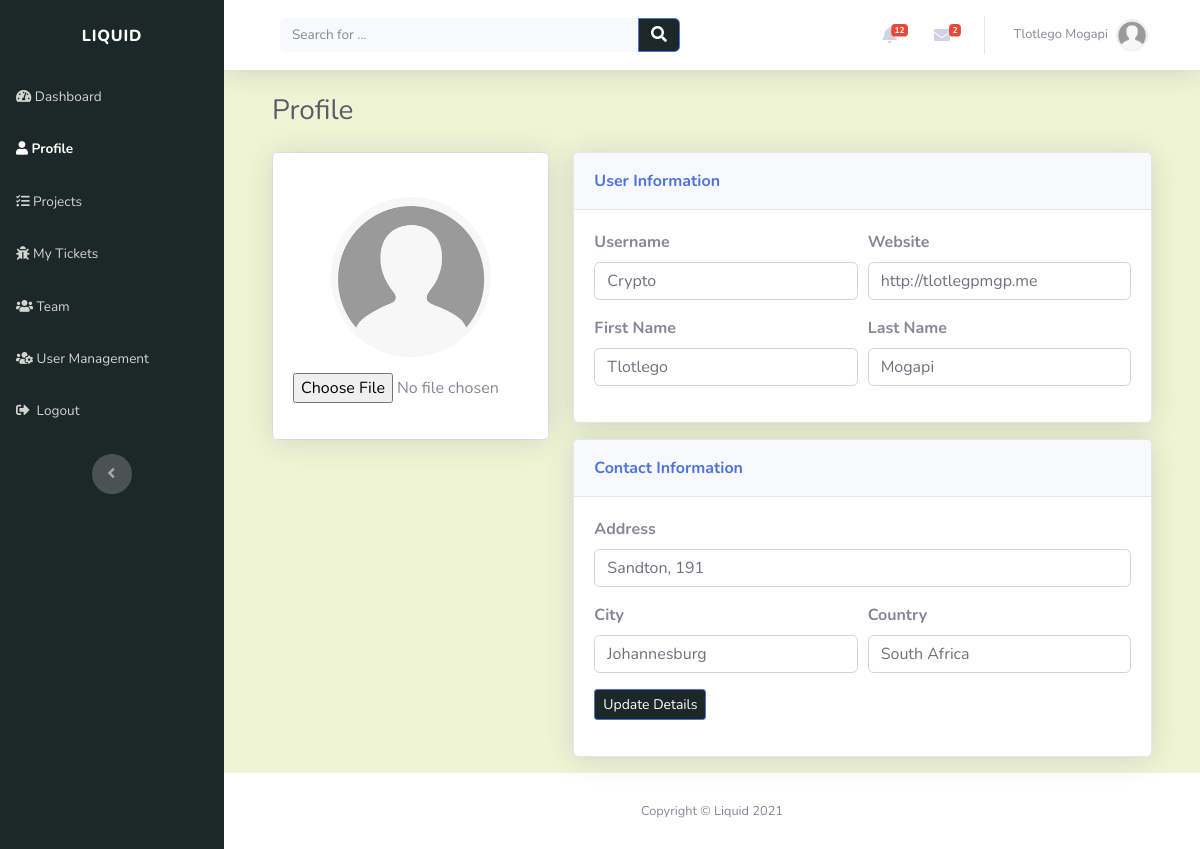
Page /account/profile/ (signed in) on the committed database.
### account/models.py (models this page shows, shortened)
class Profile(models.Model):
    user = models.OneToOneField(settings.AUTH_USER_MODEL, on_delete=models.CASCADE, unique=True)
    profile_picture = models.ImageField(default='profile_images/default.jpg', upload_to='profile_images', blank=True)
    website = models.URLField(blank=True)
    first_name = models.CharField(max_length=30, blank=True)
    last_name = models.CharField(max_length=30, blank=True)
    address = models.CharField(max_length=50, blank=True)
    city = models.CharField(max_length=50, blank=True)
    country = models.CharField(max_length=50, blank=True)
    slug = models.SlugField(unique=True, blank=True)

class Account(AbstractBaseUser):
    email = models.EmailField(verbose_name="email", max_length=30, unique=True)
    username = models.CharField(max_length=30, unique=True)
    date_created = models.DateTimeField(verbose_name="date created", auto_now_add=True)
    last_login = models.DateTimeField(verbose_name="last login", auto_now=True)
    is_admin = models.BooleanField(default=False)
    is_staff = models.BooleanField(default=True)
    is_active = models.BooleanField(default=True)
    is_super_user = models.BooleanField(default=False)
    USERNAME_FIELD = 'email'
    REQUIRED_FIELDS = ['username']
    objects = AccountManager()

### account/views.py (the view)
# urls.py: path('profile/', views.profile_view, name="user_profile"),
@login_required(login_url='login_page')
def profile_view(request):
    context = {}
    user = request.user
    if request.method == "POST":
        form = UserProfileForm(request.POST, request.FILES)
        if form.is_valid():
            profile = get_object_or_404(Profile, user=user)
            if request.FILES.get('profile_picture', None) is not None:
                image = request.FILES['profile_picture']
                profile.profile_picture = image
            profile.first_name = form.cleaned_data["first_name"]
            profile.last_name = form.cleaned_data["last_name"]
            profile.website = form.cleaned_data["website"]
            profile.address = form.cleaned_data["address"]
            profile.city = form.cleaned_data["city"]
            profile.country = form.cleaned_data["country"]
            profile.save()
            user.username = form.cleaned_data["username"]
            user.save()
            return redirect('user_profile')
    else:
        profile = get_object_or_404(Profile, user=user)
        form = UserProfileForm(initial={'username': user.username, 'website': profile.website, 'first_name': profile.first_name,
                                        'last_name': profile.last_name, 'address': profile.address, 'city': profile.city, 'country': profile.country})
        context['user'] = user
        if profile:
            context['form'] = form
    return render(request, "account/profile.html", context)

### account/forms.py
class UserProfileForm(forms.Form):
    profile_picture = forms.ImageField(widget=forms.FileInput(attrs={'style': "border-color: rgb(28, 40, 38)"}), required=False)
    username = forms.CharField(max_length=30, widget=forms.TextInput(attrs={'class': profile_form, 'name': "username"}), required=False)
    first_name = forms.CharField(max_length=30, widget=forms.TextInput(attrs={'class': profile_form, 'name': "first_name"}), required=False)
    last_name = forms.CharField(max_length=30, widget=forms.TextInput(attrs={'class': profile_form, 'name': "last_name"}), required=False)
    website = forms.URLField(max_length=30, widget=forms.URLInput(attrs={'class': profile_form, 'name': "website"}), required=False)
    address = forms.CharField(max_length=30, widget=forms.TextInput(attrs={'class': profile_form, 'name': "address"}), required=False)
    city = forms.CharField(max_length=30, widget=forms.TextInput(attrs={'class': profile_form, 'name': "city"}), required=False)
    country = forms.CharField(max_length=30, widget=forms.TextInput(attrs={'class': profile_form, 'name': "country"}), required=False)

### index/custom_processors.py (called while the page is built)
def profile_processor(request):
    if request.user.is_authenticated:
        user = request.user
        user_profile = get_object_or_404(Profile, user=user)
        user_messages = DirectMessage.objects.filter(receiver=user_profile).order_by('-created_on')[:5]
        user_alerts = Alert.objects.filter(user=user_profile).order_by('-created_on')[:5]
        return {'profile': user_profile, 'direct_messages': user_messages, 'alerts': user_alerts}
    else:
        return{}

### account/templates/account/profile.html (shortened to what this page needs)
{% extends "index/header.html" %} {% block title%} {{profile.first_name}} {{profile.last_name}} {% endblock %} {% block content %}
<div class="container-fluid">
	<h3 class="text-dark mb-4">Profile</h3>
	<form method="POST" action="{% url 'user_profile' %}" enctype="multipart/form-data">
		<div class="row mb-3">
			<div class="col-lg-4">
				<div class="card mb-3">
					<div class="card-body text-center shadow">
						<img
							class="rounded-circle mb-3 mt-4"
							src="{{profile.profile_picture.url}}"
							width="160"
							height="160"
							alt="user profile"
						/>
						<div class="mb-3">
							{{ form.profile_picture }}
						</div>
					</div>
				</div>
			</div>
			<div class="col-lg-8">
				<div class="row">
					<div class="col">
						<div class="card shadow mb-3">
							<div class="card-header py-3">
								<p class="text-primary m-0 font-weight-bold" style="color: rgb(28, 40, 38)">
									User Information
								</p>
							</div>
							<div class="card-body">
									<div class="form-row">
										<div class="col">
											<div class="form-group">
												<label for="username"><strong>Username</strong></label
												>{{ form.username }}
											</div>
										</div>
										<div class="col">
											<div class="form-group">
												<label for="email"><strong>Website</strong></label
												>{{ form.website }}
											</div>
										</div>
									</div>
									<div class="form-row">
										<div class="col">
											<div class="form-group">
												<label for="first_name"><strong>First Name</strong></label
												>{{ form.first_name }}
											</div>
										</div>
										<div class="col">
											<div class="form-group">
												<label for="last_name"><strong>Last Name</strong></label
												>{{ form.last_name }}
											</div>
										</div>
									</div>
								</div>
							</div>
							<div class="card shadow">
								<div class="card-header py-3">
									<p class="text-primary m-0 font-weight-bold" style="color: rgb(28, 40, 38)">
										Contact Information
									</p>
								</div>
								<div class="card-body">
									<div class="form-group">
										<label for="address"><strong>Address</strong></label
										>{{ form.address }}
									</div>
									<div class="form-row">
										<div class="col">
											<div class="form-group">
												<label for="city"><strong>City</strong></label
												>{{ form.city }}
											</div>
										</div>
										<div class="col">
											<div class="form-group">
												<label for="country"><strong>Country</strong></label
												>{{ form.country }}
											</div>
										</div>
									</div>
									<div class="form-group">
										<button
											class="btn btn-primary btn-sm"
											type="submit"
											style="background: rgb(28, 40, 38)"
										>
											Update&nbsp;Details
										</button>
									</div>
								</div>
							</div>
						</form>
					</div>
				</div>
			</div>
		</div>
</div>
{% endblock %}

### index/templates/index/header.html (shortened to what this page needs)
{% load static %}
<!DOCTYPE html>
<html lang="en">
	<head>
		<link rel="stylesheet" href="{% static 'index/bootstrap/css/bootstrap.min.css' %}" />
		<link rel="stylesheet" href="https://use.fontawesome.com/releases/v5.12.0/css/all.css" />
		<link
			rel="stylesheet"
			href="https://cdnjs.cloudflare.com/ajax/libs/font-awesome/4.7.0/css/font-awesome.min.css"
		/>
		<link rel="stylesheet" href="{% static 'index/fonts/fontawesome5-overrides.min.css' %}" />
	</head>
	<body id="page-top">
		<div id="wrapper">
			{% include "index/snippets/sidebar.html" %}
			<div class="d-flex flex-column" id="content-wrapper">
				<div id="content" style="background: rgb(238, 244, 212)">
					{% include "index/snippets/navbar.html" %}
					<div class="container-fluid">{% block content %} {% endblock %}</div>
				<footer class="bg-white sticky-footer">
					<div class="container my-auto">
						<div class="text-center my-auto copyright"><span>Copyright © Liquid 2021</span></div>
					</div>
				</footer>
	</body>
</html>

### index/templates/index/snippets/sidebar.html (shortened to what this page needs)
<nav
	class="navbar navbar-dark align-items-start sidebar sidebar-dark accordion bg-gradient-primary p-0"
	style="background: rgb(28, 40, 38)"
>
	<div class="container-fluid d-flex flex-column p-0">
		<a class="navbar-brand d-flex sidebar-brand m-0" href="{% url 'index_page' %}">
			<div class="sidebar-brand-text mx-3"><span>Liquid</span></div>
		</a>
		<ul class="nav navbar-nav text-light" id="accordionSidebar">
			<li class="nav-item">
				<a
					class="nav-link {%if request.resolver_match.url_name == 'index_page' %}active{% endif %}"
					href="{% url 'index_page' %}"
					><em class="fas fa-tachometer-alt"></em><span>&nbsp;Dashboard</span></a
				>
			</li>
			<li class="nav-item">
				{% with 'user_profile view_profile' as urls %}
				<a
					class="nav-link {% if request.resolver_match.url_name in urls %}active{% endif %}"
					href="{% url 'user_profile' %}"
					><em class="fas fa-user"></em><span>&nbsp;Profile</span></a
				>
				{% endwith %}
			</li>
			<li class="nav-item">
				{% with 'projects_page add_project edit_project view_project' as urls %}
				<a
					class="nav-link {% if request.resolver_match.url_name in urls %}active{% endif %}"
					href="{% url 'projects_page' %}"
					><em class="fas fa-tasks"></em><span>&nbsp;Projects</span></a
				>
				{% endwith %}
			</li>
			<li class="nav-item">
				{% with 'tickets_page add_ticket edit_ticket view_ticket' as urls %}
				<a
					class="nav-link {% if request.resolver_match.url_name in urls %}active{%endif%}"
					href="{% url 'tickets_page' %}"
					><em class="fas fa-bug"></em><span>&nbsp;My Tickets</span></a
				>
				{% endwith %}
			</li>
			<li class="nav-item">
				{% with 'team_page' as urls %}
				<a
					class="nav-link {% if request.resolver_match.url_name in urls %}active{%endif%}"
					href="{% url 'team_page' %}"
					><em class="fas fa-users"></em><span>&nbsp;Team</span></a
				>
				{% endwith %}
			</li>
			{% if request.user.is_admin %}
			<li class="nav-item">
				{% with 'user_management' as urls %}
				<a
					class="nav-link {% if request.resolver_match.url_name in urls %}active{%endif%}"
					href="{% url 'user_management' %}"
					><em class="fas fa-users-cog"></em><span>&nbsp;User Management</span></a
				>
				{% endwith %}
			</li>
			{% endif %}
			<li class="nav-item">
				<a class="nav-link" href="{% url 'logout' %}"
					><em class="fas fa-sign-out-alt"></em><span>&nbsp;&nbsp;Logout</span></a
				>
			</li>
		</ul>
		<div class="text-center d-none d-md-inline">
			<button class="btn rounded-circle border-0" id="sidebarToggle" type="button"></button>
		</div>
	</div>
</nav>

### index/templates/index/snippets/navbar.html (shortened to what this page needs)
<nav
	class="navbar navbar-light navbar-expand bg-white shadow mb-4 topbar static-top"
	style="background: rgb(238, 244, 212)"
>
	<div class="container-fluid">
		<div class="container-fluid">
			<form
				method="GET"
				action="{% url 'index_page' %}"
				target="_self"
				class="form-inline d-none d-sm-inline-block mr-auto ml-md-3 my-2 my-md-0 mw-100 navbar-search"
			>
				<div class="input-group">
					<input
						class="bg-light form-control border-0 small"
						type="search"
						placeholder="Search for ..."
						value="{{query}}"
						name="q"
					/>
					<div class="input-group-append">
						<button class="btn btn-primary py-0" type="submit" style="background: rgb(28, 40, 38)">
							<em class="fas fa-search"></em>
						</button>
					</div>
				</div>
			</form>
			<ul class="nav navbar-nav flex-nowrap ml-auto">
				<li class="nav-item dropdown no-arrow mx-1">
					<div class="nav-item dropdown no-arrow">
						<a class="dropdown-toggle nav-link" data-toggle="dropdown" aria-expanded="false" href="#"
							>{% if alerts %}<span class="badge badge-danger badge-counter"
								>{{profile.alert_set.all.count}}</span
							>
							{%endif%}<em class="fas fa-bell fa-fw"></em
						></a>
					</div>
				</li>
				<li class="nav-item dropdown no-arrow mx-1">
					<div class="nav-item dropdown no-arrow">
						<a class="dropdown-toggle nav-link" data-toggle="dropdown" aria-expanded="false" href="#"
							><em class="fas fa-envelope fa-fw"></em>{% if direct_messages %}<span
								class="badge badge-danger badge-counter"
								>{{profile.direct_messages.all.count}}</span
							>{%endif%}</a
						>
					</div>
				</li>
				<li class="nav-item dropdown no-arrow">
					<div class="nav-item dropdown no-arrow">
						<a class="dropdown-toggle nav-link" data-toggle="dropdown" aria-expanded="false" href="#"
							><span class="d-none d-lg-inline mr-2 text-gray-600 small">
								{% if profile.first_name and profile.last_name %} {{profile.first_name}}
								{{profile.last_name}} {% else %} {{user}} {%endif%}
							</span>
							<img
								class="border rounded-circle img-profile"
								src="{{profile.profile_picture.url}}"
								alt="user image"
							/>
						</a>
					</div>
				</li>
			</ul>
		</div>
	</div>
</nav>

### rows in the picture
Profile: alert_set.all.count "12", direct_messages.all.count "2", first_name "Tlotlego", last_name "Mogapi", profile_picture (placeholder picture), website "http://tlotlegpmgp.me", address "Sandton, 191", city "Johannesburg", country "South Africa"
Account: username "Crypto"
